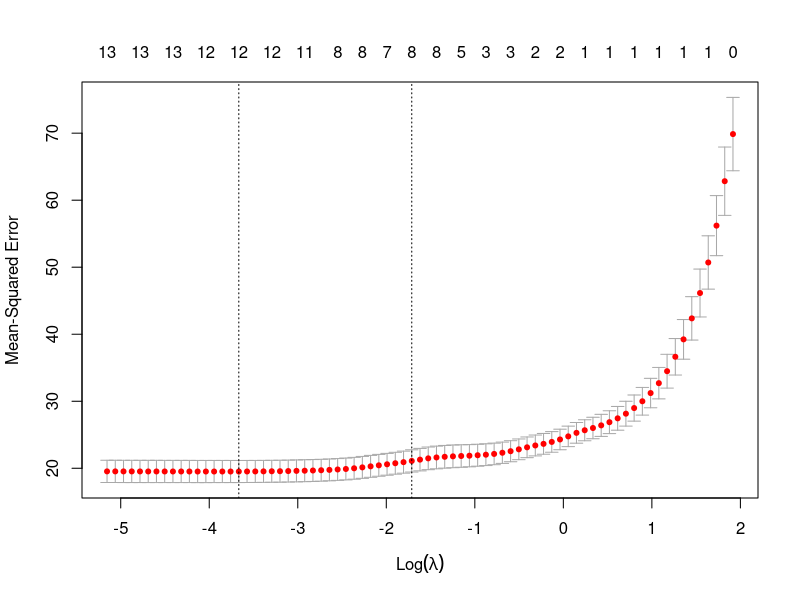
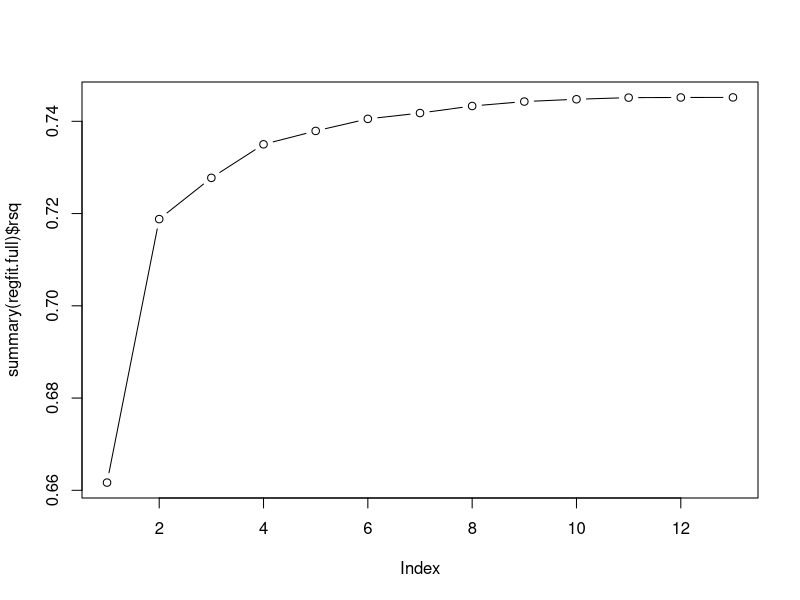
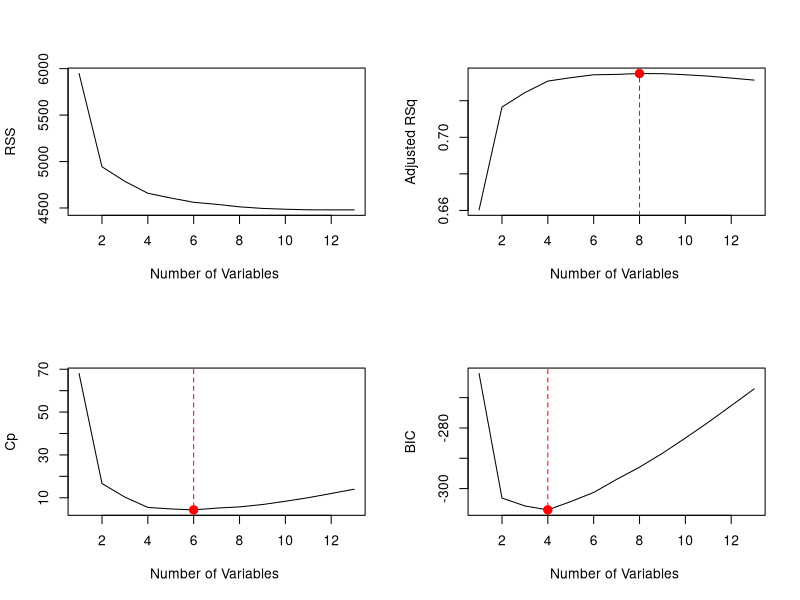
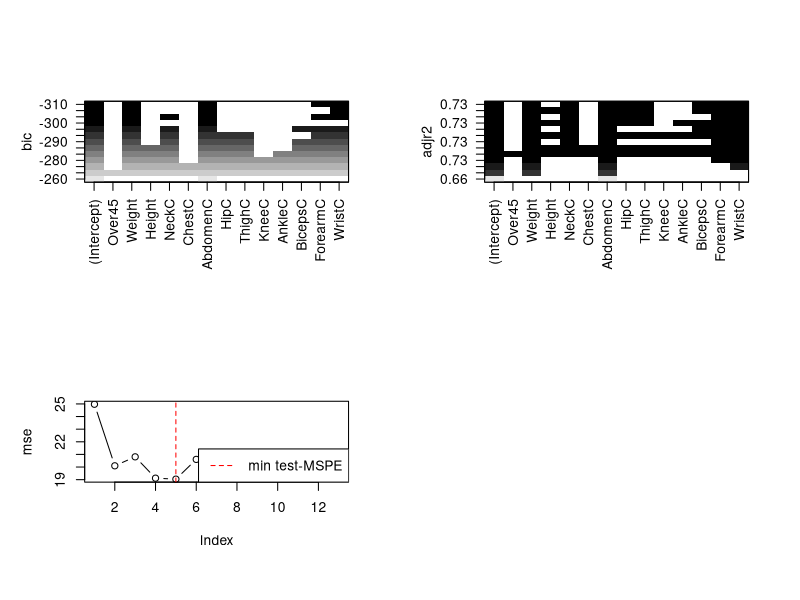

Write R code to recreate these figures, in order. (Note: this script raises an error after producing the figures.)
## ---- chunk 1
knitr::opts_chunk$set(echo = TRUE)
knitr::opts_chunk$set(warning = FALSE, message = FALSE) # just to clean the pdf files, not recommended in practice!
## ---- chunk 2
library(caret)  # statistical learning techniques
library(leaps)  # BSS
library(glmnet)
## ---- chunk 3
df <- read.table('BODY_FAT.TXT', header=TRUE)
names(df)
## ---- chunk 4
df <- df[,-1]
## ---- chunk 5
x_var <- data.matrix(df[,-1])     # NOTE: glmnet requires a matrix structure
# getting the response variable
y_var <- df[,"SiriBF."]

cv_lasso <- cv.glmnet(x_var, y_var, alpha = 1)
cv_lasso
plot(cv_lasso)

min_lasso <- glmnet(x_var, y_var, alpha=1, lambda= cv_lasso$lambda.min)
lasso_coefs <- coef(min_lasso)
lasso_coefs
## ---- chunk 6
regfit.full = regsubsets(SiriBF. ~ ., data = df,  nvmax = 13, method="exhaustive")
summary(regfit.full)
## ---- chunk 7
names(summary(regfit.full))
## ---- chunk 8
summary(regfit.full)$rsq
#plot rss
plot(summary(regfit.full)$rsq, type="b")
## ---- chunk 9
reg.summary <- summary(regfit.full)
par(mfrow=c(2,2))
plot(reg.summary$rss ,xlab="Number of Variables ",ylab="RSS",type="l")


plot(reg.summary$adjr2 ,xlab="Number of Variables ", ylab="Adjusted RSq",type="l")
max_adjr2 <- which.max(reg.summary$adjr2)
abline(v=max_adjr2, col="red", lty=2)
points(max_adjr2,reg.summary$adjr2[max_adjr2], col="red",cex=2,pch=20)

plot(reg.summary$cp ,xlab="Number of Variables ",ylab="Cp", type='l')
min_cp <- which.min(reg.summary$cp )
points(min_cp, reg.summary$cp[min_cp],col="red",cex=2,pch=20)
abline(v=min_cp, col="red", lty=2)

plot(reg.summary$bic ,xlab="Number of Variables ",ylab="BIC",type='l')
min_bic <- which.min(reg.summary$bic)
points(min_bic,reg.summary$bic[min_bic],col="red",cex=2,pch=20)
abline(v=min_bic, col="red", lty=2)
## ---- chunk 10
plot(regfit.full,scale="bic") #for "bic"
plot(regfit.full,scale="adjr2") #for "adjr2"
## ---- chunk 11

dim(df)

set.seed(1)
train = sample(1:nrow(df), round(nrow(df)*0.8), rep=F)
test = which(!(1:nrow(df) %in% train))

length(test)
length(train)
## ---- chunk 12
regfit.best <- regsubsets(SiriBF. ~ ., data = df[train,],  nvmax = 13, method="exhaustive")
## ---- chunk 13
test.mat = model.matrix(SiriBF. ~ ., data = df[test,])
dim(test.mat)
## ---- chunk 14
p = (ncol(df)-1) # number of predictors
mse <- rep(NA, p) # out-of-sample MSE
for(i in 1:p){
  coefi=coef(regfit.best,id=i)
  pred=test.mat[,names(coefi)]%*%coefi
  mse[i]=mean((df$SiriBF.[test]-pred)^2)
}

plot(mse, type='b')
abline(v=which.min(mse), col="red", lty=2)
legend(x = "bottomright",
       legend = "min test-MSPE",
       lty = 2,
       col = "red")
## ---- chunk 15
coef(regfit.best, which.min(mse))
## ---- chunk 16
regfit.best.full <- regsubsets(SiriBF. ~ ., data=df ,nvmax=13)
coef(regfit.best.full, which.min(mse))
## ---- chunk 17
rescompare <- rbind(coef(regfit.best, which.min(mse)), 
                    coef(regfit.best.full, which.min(mse)))
rownames(rescompare) <- c("train", "full")
rescompare
## ---- chunk 18
k = 10
set.seed(123)

# folds
folds <- createFolds(1:nrow(df), k = 10, list = TRUE, returnTrain = T)
fold <- matrix(NA, nrow(df), k)
for (i in 1:k) {
  fold[, i] <- (1:nrow(df) %in% folds[[i]])
}
head(fold, 10)


# initialize an empty matrix to contain test errors
cv.errors=matrix(NA, k, # num of folds
                 p,     # num of variables
                 dimnames=list(NULL, paste(1:p)))
## ---- chunk 19
predict.regsubsets = function (object, newdata, id, ...){
  form = as.formula(object$call[[2]])
  mat = model.matrix(form,newdata)
  coefi = coef(object ,id=id)
  xvars = names(coefi)
  mat[,xvars] %*% coefi
}
## ---- chunk 20
# loop for each fold
for(j in 1:k){
  best.fit = regsubsets(SiriBF. ~ . , data=df[fold[,j], ], nvmax = p)
  
  # for each best model
  for (i in 1:p){
    pred = predict.regsubsets(best.fit, df[!fold[,j], ], id = i)
    cv.errors[j, i] = mean((df$SiriBF.[!fold[,j]] - pred)^2)
  }
}
## ---- chunk 21
mean_mse <- colMeans(cv.errors)
plot(mean_mse, type='b')
abline(v=which.min(mean_mse), col="red", lty=2)
legend(x = "bottomright",
       legend = "min CV-MSPE",
       lty = 2,
       col = "red")
## ---- chunk 22
reg.best  <- regsubsets (SiriBF. ~ ., data=df, nvmax=p)
coef(reg.best, which.min(mean_mse))
## ---- chunk 23
# library(devtools)
# install_github(repo="ryantibs/best-subset", subdir="bestsubset")
## ---- chunk 24
regfit.fwd = regsubsets(SiriBF. ~. , data=df,nvmax=13, method ="forward")
regfit.bwd = regsubsets(SiriBF. ~. , data=df,nvmax=13, method ="backward")
summary(regfit.fwd)
summary(regfit.bwd)
